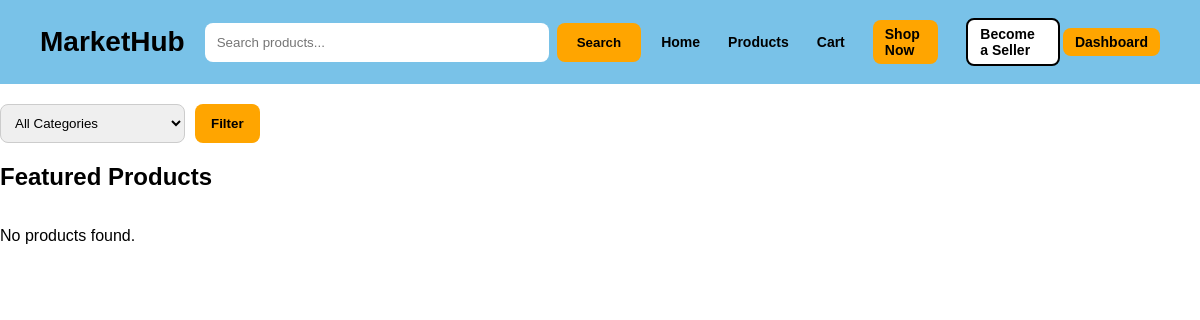
The app's page /, older data.
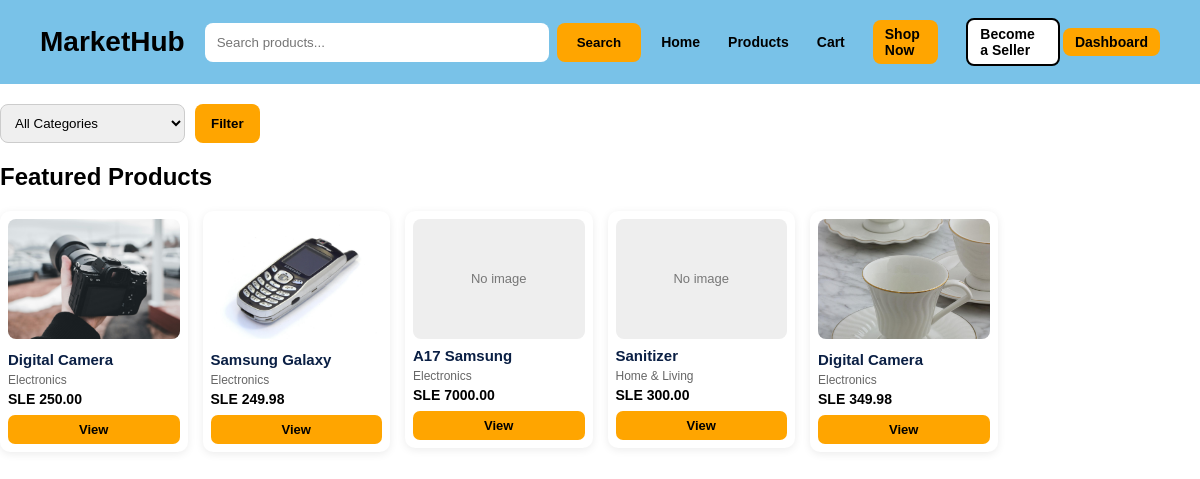
The same page, newer data.
### website/models.py (models this page shows, shortened)
class Product(models.Model):
    CONDITION_CHOICES = [
        ("Excellent", "Excellent"),
        ("Good", "Good"),
        ("Fair/Damaged", "Fair/Damaged"),
    ]
    seller = models.ForeignKey(User, on_delete=models.SET_NULL, null=True, blank=True)
    name = models.CharField(max_length=200)
    category = models.CharField(max_length=100, blank=True, null=True)
    amount = models.DecimalField(max_digits=10, decimal_places=2, default=0)
    description = models.TextField(blank=True, null=True)
    condition = models.CharField(max_length=20, choices=CONDITION_CHOICES, default="Good")
    image = models.ImageField(upload_to="products/", blank=True, null=True)

### website/views.py (the view)
# urls.py: path("", views.home, name="home"),
def home(request):
    query = request.GET.get("q", "")
    category = request.GET.get("category", "")
    products = Product.objects.all()
    if query:
        products = products.filter(name__icontains=query)
    if category:
        products = products.filter(category=category)
    categories = [
        "Electronics",
        "Fashion & Clothing",
        "Home & Living",
        "Beauty & Personal Care",
        "Sports",
        "Other",
    ]
    return render(request, "home.html", {
        "products": products,
        "query": query,
        "categories": categories,
        "selected_category": category,
    })

### website/templates/home.html (shortened to what this page needs)
{% load static %}
<!DOCTYPE html>
<html>
<head>
</head>
<body>
<div class="navbar" style="
    display:flex;
    align-items:center;
    justify-content:space-between;
    gap:20px;
    padding:18px 40px;
    background:#79c2e8;
">
    <div class="logo" style="font-size:28px; font-weight:bold;">
        MarketHub
    </div>
    <form method="GET" action="{% url 'home' %}" style="display:flex; gap:8px;">
        <input type="text" name="q" placeholder="Search products..."
               value="{{ query }}"
               style="padding:12px; width:320px; border-radius:8px; border:none;">
        <button type="submit"
                style="background:orange; padding:12px 20px; border:none; border-radius:8px; font-weight:bold;">
            Search
        </button>
    </form>
    <div class="nav-links" style="
    display:flex;
    align-items:center;
    gap:8px;
    font-size:14px;
    margin-left:-20px;
">
        <a href="{% url 'home' %}" style="text-decoration:none; color:black; font-weight:bold;">Home</a>
        <a href="{% url 'products' %}" style="text-decoration:none; color:black; font-weight:bold;">Products</a>
        <a href="{% url 'cart' %}" style="text-decoration:none; color:black; font-weight:bold;">Cart</a>
        <a href="{% url 'products' %}" style="background:orange; padding:6px 12px; border-radius:8px; text-decoration:none; color:black; font-weight:bold; font-size:14px;">
    Shop Now
        </a>
       <a href="{% url 'register' %}" style="background:white; padding:6px 12px; border-radius:8px; text-decoration:none; color:black; font-weight:bold; border:2px solid black; font-size:14px;">
            Become a Seller
        </a>
        <a href="{% url 'seller_dashboard' %}" style="background:orange; padding:6px 12px; border-radius:8px; text-decoration:none; color:black; font-weight:bold; font-size:14px; margin-left:-5px;">
            Dashboard
        </a>
    </div>
</div>
<div style="
    margin:20px 0;
    display:flex;
    gap:10px;
    align-items:center;
    flex-wrap:wrap;
">
    <form method="GET" action="" style="display:flex; gap:10px;">
        <select name="category"
                style="
                    padding:10px;
                    border-radius:8px;
                    border:1px solid #ccc;
                ">
            <option value="">All Categories</option>
        </select>
        <button type="submit"
                style="
                    padding:10px 16px;
                    background:orange;
                    border:none;
                    border-radius:8px;
                    font-weight:bold;
                ">
            Filter
        </button>
    </form>
</div>
<div class="products">
    <h2>Featured Products</h2>
<div style="
    display:grid;
    grid-template-columns:repeat(auto-fill, minmax(180px, 1fr));
    gap:15px;
    align-items:start;
">{% for product in products %}
<div style="
    background:white;
    border-radius:10px;
    padding:8px;
    box-shadow:0 2px 8px rgba(0,0,0,0.08);
    transition:0.2s;
">
    <a href="{% url 'product_detail' product.id %}" style="text-decoration:none; color:inherit;">
        {% if product.image %}
            <img src="{{ product.image.url }}"
                 alt="{{ product.name }}"
                 style="
                    width:100%;
                    height:120px;
                    object-fit:cover;
                    border-radius:8px;
                 ">
        {% else %}
            <div style="
                width:100%;
                height:120px;
                background:#eee;
                border-radius:8px;
                display:flex;
                align-items:center;
                justify-content:center;
                color:#777;
                font-size:13px;
            ">
                No image
            </div>
        {% endif %}
        <h3 style="
            font-size:15px;
            margin:8px 0 4px;
            color:#0a1f44;
            line-height:1.2;
        ">
            {{ product.name }}
        </h3>
        <p style="
            font-size:12px;
            color:#666;
            margin:0 0 4px;
        ">
            {{ product.category }}
        </p>
        <p style="
            font-size:14px;
            font-weight:bold;
            color:#000;
            margin:0 0 8px;
        ">
            SLE {{ product.amount }}
        </p>
    </a>
    <a href="{% url 'product_detail' product.id %}"
       style="
        display:block;
        text-align:center;
        background:orange;
        color:black;
        padding:7px;
        border-radius:7px;
        text-decoration:none;
        font-weight:bold;
        font-size:13px;
       ">
        View
    </a>
</div>
{% empty %}
<p>No products found.</p>
{% endfor %}
</div>
        </div>
</body>
</html>

### website/templates/home.html (style rules this page uses)
body { margin: 0; font-family: Arial, sans-serif; }
.navbar { display: flex; justify-content: space-between; align-items: center; padding: 15px 40px; background: #6fb6dc; }
.logo { font-size: 26px; font-weight: bold; }
.nav-links a { margin-left: 20px; text-decoration: none; color: black; font-weight: bold; }

Row changes from the older to the newer data that the page shows:
added Product: image (picture), name "Digital Camera", category "Electronics", amount "250.00"
added Product: image (picture), name "Samsung Galaxy", category "Electronics", amount "249.98"
added Product: image "No image", name "A17 Samsung", category "Electronics", amount "7000.00"
added Product: image "No image", name "Sanitizer", category "Home & Living", amount "300.00"
added Product: image (picture), name "Digital Camera", category "Electronics", amount "349.98"
Text that changed along with them:
text no longer shown: "No products found."
